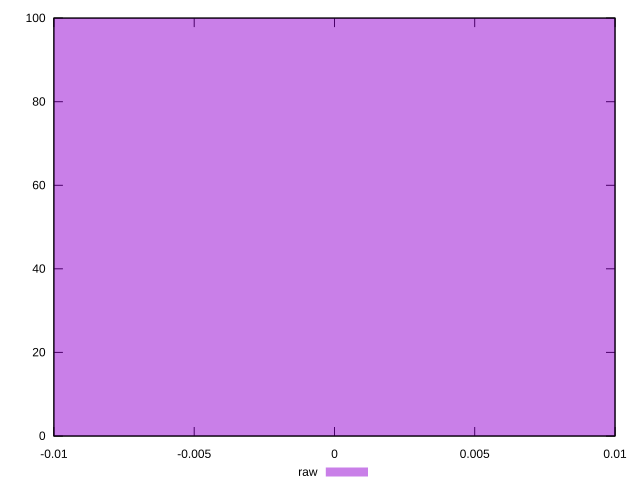

Recreate this plot in gnuplot.
reset

$raw <<EOF
0 100
EOF

set key outside below
set boxwidth 0.1
set xrange [-0.01:0.01]
set yrange [0:100]
set style fill transparent solid 0.5 noborder
set terminal svg size 640, 490 enhanced background rgb 'white'
set output "report_00007_2020-12-11T15:55:29.892Z/offscreen-images/samples/empty/raw/histogram.svg"

plot $raw title "raw" with boxes

reset
